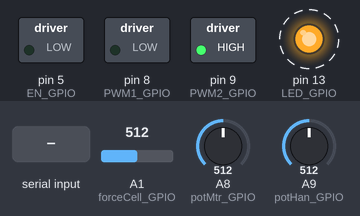
Bench run of a sketch on a simulated Arduino Mega 2560, built with avr-gcc and run on an emulated ATmega2560. Parts: switched loads named in the sketch (green lamp = pin HIGH), output pins drawn as LEDs (lit = HIGH). Dashed ring = blinking. The inputs (shaded band) are chosen by the test bench; at power-on: A1 (forceCell_GPIO) = 512, A8 (potMtr_GPIO) = 512, A9 (potHan_GPIO) = 512. What the sketch prints to the serial monitor is not drawn.

Above: at 1.2 s.
1.3 s: "30,150\n" received over Serial
At 1.8 s:
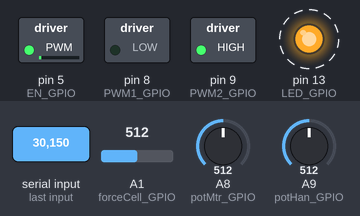
4.3 s: "1023\n" received over Serial
At 5.17 s:
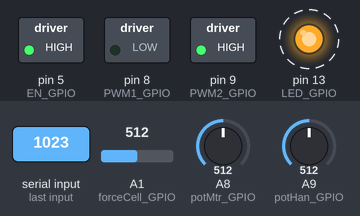
Timing chart, 0 to 16.8 s (numbered marks = the images above; inputs shaded):
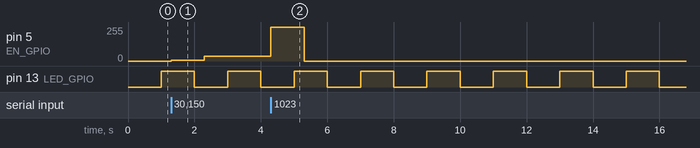

Measured:
- after the input at 1.3 s, pin 5 (EN_GPIO): 0/255 → 7/255 at once, → 37/255 1.0 s later
- after the input at 4.3 s, pin 5 (EN_GPIO): 37/255 → 255/255 at once, → 0/255 1.0 s later
- by itself, pin 13 (LED_GPIO): alternates HIGH for 1.0 s and LOW for 1.0 s

The sketch:

MtrCntrl.ino
```cpp
#include "MtrCntrl.h"


/* Classes */
MotorControl mtrCntrl;
TimerFive heartBeatTimer;
TimerFour teleTimer;
TimerThree cntrlTimer;

void setup() {
  Serial.begin(115200);

  /* GPIO Set */
  pinMode(LED_GPIO, OUTPUT);
  pinMode(EN_GPIO, OUTPUT);
  pinMode(PWM2_GPIO, OUTPUT);
  pinMode(PWM1_GPIO, OUTPUT);

  // ----- Init Timers ---------//
   /* -- 1 Hz -- */
  heartBeatTimer.initialize();
  heartBeatTimer.attachInterrupt(heartBeat, HeartBeatRate);

  /* -- 500 Hz -- */
  teleTimer.initialize();
  teleTimer.attachInterrupt(teleExec, TelemetryRate);

  /* -- 1000 Hz -- */
  cntrlTimer.initialize();
  cntrlTimer.attachInterrupt(mtrExec, ControlRate);
  cntrlTimer.pwm(EN_GPIO, 0, ControlRate);

  // ----- Init Motor Controller ---------//
  mtrCntrl.Init(&cntrlTimer);
  Serial.println(" Init complete! ");

}

void loop() {

  // ----- Check for new commands via serial ---------//
  if (Serial.available()) {
    mtrCntrl.pwmCmd = Serial.parseInt();
   // numRxBytes = Serial.readBytesUntil('\n',serialBuffer,64);
  }
  //mtrCntrl.pwmCmd = 3000;
  // ----- Print data based on Timer 4 ISR ---------//
  if (printFlag == 1){
    printMe();
    printFlag = 0;
  }
}


void mtrExec()
{
    mtrCntrl.readSensor();
    mtrCntrl.execCntrl();
    mtrCntrl.updatePWM();
}


void teleExec()
{
  printFlag = 1;
 // memcpy(serialRxBuf.bytes, serialBuffer,numRxBytes);

 // if (serialRxBuf.ID == 1){
  //  mtrCntrl.pwmCmd = serialRxBuf.Data1;
  //}
}


void heartBeat()
{
  //PORTB ^= _BV(PB5);

  digitalWrite(LED_BUILTIN, !digitalRead(LED_BUILTIN));
}

void printMe()
{

    Serial.print(mtrCntrl.potMtrCnts);
    Serial.print("    ");
    Serial.print(mtrCntrl.forceCellCnts);
    Serial.print("    ");
    Serial.print(mtrCntrl.diffCounts);
    Serial.print("    ");
    Serial.println(mtrCntrl.mtrVel_rpm);


//    Serial.print("");
//    Serial.println(mtrCntrl.potHanCnts);


// if(bufferHeadIdx != bufferIdx){
  //  Serial.write(serialBuffer[bufferHeadIdx:bufferHeadIdx+8], 8);
 //   bufferHeadIdx = bufferHeadIdx +8;
 // }

}
```

MtrCntrl.h
```cpp
#ifndef MTRCNTRL_H
#define MTRCNTRL_H

#include <avr/io.h>
#include <avr/interrupt.h>
#include "Arduino.h"
#include "fastADC.h"
#include "TimerFour.h"
#include "TimerFive.h"
#include "MtrCntrlClass.h"
//#include <math.h>

/* #defines */
int ControlRate     = 1000.0;   // 1000 Hz, microseconds
float HeartBeatRate = 1e6;  // 1 Hz, microseconds
int TelemetryRate   = 2000; // 500 Hz, microseconds

int EN_GPIO         = 5;
int PWM2_GPIO       = 9;
int PWM1_GPIO       = 8;
int LED_GPIO        = 13;
int forceCell_GPIO  = A1;
int potMtr_GPIO     = A8;
int potHan_GPIO     = A9;

/*
 * tq   0
 * cnts 1023
 *
 */


/* Function Prototypes */
void teleExec();
void mtrExec();
void heartBeat();
void printMe();

/* Globals */
volatile int printFlag = 0;
int numRxBytes         = 0;
byte serialBuffer[64];

volatile int bufferHeadIdx = 0;
volatile int bufferTailIdx = 0;
volatile int bufferIdx     = 0;


/* -- Unions of Serial Buffer -- */
union {
  byte  ID;    // 1 byte
  int   Data1;  // 2 bytes
  int   Data2;  // 2 bytes
  unsigned char bytes[5];
  } serialRxBuf;

union {
  int   val1;  // 2 bytes
  int   val2;  // 2 bytes
  float val3;  // 4 bytes
  unsigned char bytes[8];
  } serialTxBuf;

  #endif
```

MtrCntrlClass.cpp
```cpp
#include "MtrCntrlClass.h"
#include <avr/io.h>
#include <avr/interrupt.h>


void MotorControl::Init(TimerThree* Timer3)
{

  _Timer3 = Timer3;
  digitalWrite(PWM2_GPIO, HIGH);
  digitalWrite(PWM1_GPIO, LOW);

  readSensor();
  pwmCmdPrev = 0;
  pwmCmd = 0;
}

void MotorControl::readSensor()
{
  potMtrCnts    = analogRead(potMtr_GPIO);
  potHanCnts    = analogRead(potHan_GPIO);
  forceCellCnts = analogRead(forceCell_GPIO);

}


void MotorControl::execCntrl()
{
    //int potMtrCntsPrev = 0;

    //pwmCmd = 4095 - forceCellCnts*4;
    int tempDiff = 0;

    sampledMtrPos = potMtrCnts;

   // Find out where we area
       curSector = ceil(sampledMtrPos / sizeSector);

       if((sampledMtrPos == 0) | (sampledMtrPos == 1023)){
          predictMode = 1;
        }

       if (predictModePrev){
        predictZone = deadzoneSizeCnt;
        }
       else{
          predictZone = 0;
        }


        if (abs(curSector - prevSector) > 1){
          predictMode = 1;
        }
        else if(((curSector - prevSector) != 1) & ((curSector - prevSector) != 0))
        {
         predictMode = 1;
        }
        else if(( abs(sampledMtrPos - potMtrCntsPrev) > WRAP_THRESHOLD) & (diffCountsPrev != 0)) // % add accel limit
        {
         predictMode = 1;
        }


        if(predictMode){
          sampledMtrPos = (potMtrCntsPrev + diffCountsPrev) % ( 1023+deadzoneSizeCnt);
          curSector = ceil(sampledMtrPos / sizeSector);
          predictZone = deadzoneSizeCnt;
        }

       // % Wrap check down
      if( (curSector == 1) && ((prevSector == 13) | (prevSector == 12 ))){
        wrapOffset = 1023 + predictZone- potMtrCntsPrev;
        diffCounts = (sampledMtrPos + wrapOffset);
       // wrapCnt = wrapCnt +1;
      }
      //% Wrap check up
      else if( ((curSector == 12) | (curSector == 13 )) & ((prevSector == 0) |  (prevSector == 1))){
        wrapOffset = 1023 + predictZone - sampledMtrPos;
        diffCounts = -(wrapOffset + potMtrCntsPrev);
       // wrapCnt = wrapCnt - 1;
      }
      else{

        tempDiff = sampledMtrPos - potMtrCntsPrev;
        diffCounts = tempDiff;
      }

    mtrVel_rpm = ((float)diffCounts)*CNTPS2RPM;
    potMtrCntsPrev = potMtrCnts;
    predictModePrev = predictMode;
    diffCountsPrev = diffCounts;
    potMtrCntsPrev = sampledMtrPos;
    prevSector = curSector;
    predictMode = 0;
}

void MotorControl::updatePWM()
{
  if (pwmCmd != pwmCmdPrev){
    pwmCmdPrev = pwmCmd;
    //printFlag = 1;
     if (pwmCmd == 0)    { // Turn off if 0
          _Timer3->setPwmDuty(EN_GPIO, 0);
        }
        else if (pwmCmd > 0) { // Positive direction
          digitalWrite(PWM2_GPIO, HIGH);
          digitalWrite(PWM1_GPIO, LOW);
          _Timer3->setPwmDuty(EN_GPIO, pwmCmd);
        }
        else if (pwmCmd < 0) { // Negative direction
          digitalWrite(PWM2_GPIO, LOW);
          digitalWrite(PWM1_GPIO, HIGH);
          _Timer3->setPwmDuty(EN_GPIO, pwmCmd);
        }
        else {
           _Timer3->setPwmDuty(EN_GPIO, 0);
        }
    }
}
```

MtrCntrlClass.h
```cpp
#include <avr/io.h>
#include <avr/interrupt.h>
#include "Arduino.h"
#include "TimerThree.h"

extern int EN_GPIO;
extern int PWM2_GPIO;
extern int PWM1_GPIO;
extern int LED_GPIO;
extern int forceCell_GPIO;
extern int potMtr_GPIO;
extern int potHan_GPIO;
extern int ControlRate;


class MotorControl
{
  public:
    // Pre Calcs
    float CNTPS2RPM = (60.0/1023.0)/(ControlRate*1.0e-6);

    // Thresholds
    int WRAP_THRESHOLD = 100;
   //


    int curSector = 0;
    int prevSector = 0;

    int mtrDir = 0;

    int sampledMtrPos = 0;
    int sizeSector = ceil(1023/12);
    int predictMode = 0;
    int predictModePrev = 0;
    int predictZone = 0;
    int deadzoneSizeCnt = 0;

    // Intermediate variables
    int wrapOffset = 0;
    int diffCounts = 0;
    int diffCountsPrev = 0;
    int diffCounts_orig = 0;
    int potMtrCntsPrev = 0;

    // ADCs counts
    volatile int potMtrCnts      = 0;
    volatile int potHanCnts      = 0;
    volatile int forceCellCnts   = 0;

    // Calculated values
    volatile float mtrVel_rpm = 0;

    // Command Variables
    int pwmCmdPrev;
    int pwmCmd;

    char printData[50];
    int printFlag = 0;
    TimerThree* _Timer3;

    // methods
    void Init(TimerThree* Timer3);
    void readSensor();
    void execCntrl();
    void updatePWM();
};

/* ---------------------------------*/
/* ----------- Timer 4--------------*/
/* ---------------------------------*/
//
//void initTimer4()
//{
//  unsigned char clockSelectBits;
//
//  TCCR4A = 0;
//  TCCR4B = 0;
//  TCNT4  = 0;
//
//  OCR4A = 15624;            //1 Hz, fclock/(prescaler * rate) - 1
//  TCCR4B |= (1 << WGM42);   // CTC mode
//  TCCR4B |= (1 << CS40) | (1 << CS42);    // 256 prescaler
//  TIMSK4 |= (1 << OCIE4A);  // enable timer compare interrupt
//
//}
/* ISR for Timer 4 */
//ISR(TIMER4_COMPA_vect)          // timer compare interrupt service routine
//{
//  printFlag = 1;
 // PORTB ^= _BV(PB5);  // Toggle pin 13
//  digitalWrite(LED_GPIO, digitalRead(LED_GPIO) ^ 1);
//}
```

TimerFive.cpp
```cpp
// (licence header left out)
#include "TimerFive.h"
             // preinstatiate

ISR(TIMER5_OVF_vect)          // interrupt service routine that wraps a user defined function supplied by attachInterrupt
{
  heartBeatTimer.isrCallback();
}

void TimerFive::initialize(long microseconds)
{
  TCCR5A = 0;                 // clear control register A
  TCCR5B = _BV(WGM53);        // set mode as phase and frequency correct pwm, stop the timer
  setPeriod(microseconds);
}

void TimerFive::setPeriod(long microseconds)
{
  long cycles = (F_CPU * microseconds) / 2000000;                                // the counter runs backwards after TOP, interrupt is at BOTTOM so divide microseconds by 2
  if(cycles < RESOLUTION)              clockSelectBits = _BV(CS50);              // no prescale, full xtal
  else if((cycles >>= 3) < RESOLUTION) clockSelectBits = _BV(CS51);              // prescale by /8
  else if((cycles >>= 3) < RESOLUTION) clockSelectBits = _BV(CS51) | _BV(CS50);  // prescale by /64
  else if((cycles >>= 2) < RESOLUTION) clockSelectBits = _BV(CS52);              // prescale by /256
  else if((cycles >>= 2) < RESOLUTION) clockSelectBits = _BV(CS52) | _BV(CS50);  // prescale by /1024
  else        cycles = RESOLUTION - 1, clockSelectBits = _BV(CS52) | _BV(CS50);  // request was out of bounds, set as maximum
  ICR5 = pwmPeriod = cycles;                                                     // ICR1 is TOP in p & f correct pwm mode
  TCCR5B &= ~(_BV(CS50) | _BV(CS51) | _BV(CS52));
  TCCR5B |= clockSelectBits;                                                     // reset clock select register
}

void TimerFive::setPwmDuty(char pin, int duty) // expects duty cycle to be 12 bit 4096 (50%=2048, 100%=4096)
{
  unsigned long dutyCycle = pwmPeriod;
  dutyCycle *= duty;
  dutyCycle >>= 12;
  if(pin == 46) {OCR5A = dutyCycle;}
  if(pin == 45) {OCR5B = dutyCycle;}
  if(pin == 44) {OCR5C = dutyCycle;}
}

void TimerFive::pwm(char pin, int duty, long microseconds)  // expects duty cycle to be 12 bit 4096 (50%=2048, 100%=4096)
{
  if(microseconds > 0) setPeriod(microseconds);

	// sets data direction register for pwm output pin
	// activates the output pin
  if(pin == 46) { DDRL |= _BV(PORTL3); TCCR5A |= _BV(COM5A1); }
  if(pin == 45) { DDRL |= _BV(PORTL4); TCCR5A |= _BV(COM5B1); }
  if(pin == 44) { DDRL |= _BV(PORTL5); TCCR5A |= _BV(COM5C1); }
  setPwmDuty(pin, duty);
  start();
}

void TimerFive::disablePwm(char pin)
{
  if(pin == 46) TCCR5A &= ~_BV(COM5A1);   // clear the bit that enables pwm on PL3
  if(pin == 45) TCCR5A &= ~_BV(COM5B1);   // clear the bit that enables pwm on PL4
  if(pin == 44) TCCR5A &= ~_BV(COM5C1);   // clear the bit that enables pwm on PL5
}

void TimerFive::attachInterrupt(void (*isr)(), long microseconds)
{
  if(microseconds > 0) setPeriod(microseconds);
  isrCallback = isr;                                       // register the user's callback with the real ISR
  TIMSK5 = _BV(TOIE5);                                     // sets the timer overflow interrupt enable bit
  sei();                                                   // ensures that interrupts are globally enabled
  start();
}

void TimerFive::detachInterrupt()
{
  TIMSK5 &= ~_BV(TOIE5);                                   // clears the timer overflow interrupt enable bit
}

void TimerFive::start()
{
  TCCR5B |= clockSelectBits;
}

void TimerFive::stop()
{
  TCCR5B &= ~(_BV(CS50) | _BV(CS51) | _BV(CS52));          // clears all clock selects bits
}

void TimerFive::restart()
{
  TCNT5 = 0;
}
```

TimerFive.h
```cpp
// (licence header left out)
#include <avr/io.h>
#include <avr/interrupt.h>

#define RESOLUTION 65536    // Timer5 is 16 bit

class TimerFive
{
  public:

    // properties
    unsigned int pwmPeriod;
    unsigned char clockSelectBits;

    // methods
    void initialize(long microseconds=1000000);
    void start();
    void stop();
    void restart();
    void pwm(char pin, int duty, long microseconds=-1);
    void disablePwm(char pin);
    void attachInterrupt(void (*isr)(), long microseconds=-1);
    void detachInterrupt();
    void setPeriod(long microseconds);
    void setPwmDuty(char pin, int duty);
    void (*isrCallback)();
};

extern TimerFive heartBeatTimer;
```

TimerFour.cpp
```cpp
// (licence header left out)
#include "TimerFour.h"


ISR(TIMER4_OVF_vect)          // interrupt service routine that wraps a user defined function supplied by attachInterrupt
{
  teleTimer.isrCallback();
}

void TimerFour::initialize(long microseconds)
{
  TCCR4A = 0;                 // clear control register A
  TCCR4B = _BV(WGM43);        // set mode as phase and frequency correct pwm, stop the timer
  setPeriod(microseconds);
}

void TimerFour::setPeriod(long microseconds)
{
  long cycles = (F_CPU * microseconds) / 2000000;                                // the counter runs backwards after TOP, interrupt is at BOTTOM so divide microseconds by 2
  if(cycles < RESOLUTION)              clockSelectBits = _BV(CS40);              // no prescale, full xtal
  else if((cycles >>= 3) < RESOLUTION) clockSelectBits = _BV(CS41);              // prescale by /8
  else if((cycles >>= 3) < RESOLUTION) clockSelectBits = _BV(CS41) | _BV(CS40);  // prescale by /64
  else if((cycles >>= 2) < RESOLUTION) clockSelectBits = _BV(CS42);              // prescale by /256
  else if((cycles >>= 2) < RESOLUTION) clockSelectBits = _BV(CS42) | _BV(CS40);  // prescale by /1024
  else        cycles = RESOLUTION - 1, clockSelectBits = _BV(CS42) | _BV(CS40);  // request was out of bounds, set as maximum
  ICR4 = pwmPeriod = cycles;                                                     // ICR1 is TOP in p & f correct pwm mode
  TCCR4B &= ~(_BV(CS40) | _BV(CS41) | _BV(CS42));
  TCCR4B |= clockSelectBits;                                                     // reset clock select register
}

void TimerFour::setPwmDuty(char pin, int duty) // expects duty cycle to be 12 bit 4096 (50%=2048, 100%=4096)
{
  unsigned long dutyCycle = pwmPeriod;
  dutyCycle *= duty;
  dutyCycle >>= 12;
  if(pin == 8) {OCR4A = dutyCycle;}
  if(pin == 7) {OCR4B = dutyCycle;}
  if(pin == 6) {OCR4C = dutyCycle;}
}

void TimerFour::pwm(char pin, int duty, long microseconds)  // expects duty cycle to be 12 bit 4096 (50%=2048, 100%=4096)
{
  if(microseconds > 0) setPeriod(microseconds);

  // sets data direction register for pwm output pin
  // activates the output pin
  if(pin == 8) { DDRL |= _BV(PORTL3); TCCR4A |= _BV(COM4A1); }
  if(pin == 7) { DDRL |= _BV(PORTL4); TCCR4A |= _BV(COM4B1); }
  if(pin == 6) { DDRL |= _BV(PORTL5); TCCR4A |= _BV(COM4C1); }
  setPwmDuty(pin, duty);
  start();
}

void TimerFour::disablePwm(char pin)
{
  if(pin == 8) TCCR4A &= ~_BV(COM4A1);   // clear the bit that enables pwm on PL4
  if(pin == 7) TCCR4A &= ~_BV(COM4B1);   // clear the bit that enables pwm on PL4
  if(pin == 6) TCCR4A &= ~_BV(COM4C1);   // clear the bit that enables pwm on PL5
}

void TimerFour::attachInterrupt(void (*isr)(), long microseconds)
{
  if(microseconds > 0) setPeriod(microseconds);
  isrCallback = isr;                                       // register the user's callback with the real ISR
  TIMSK4 = _BV(TOIE4);                                     // sets the timer overflow interrupt enable bit
  sei();                                                   // ensures that interrupts are globally enabled
  start();
}

void TimerFour::detachInterrupt()
{
  TIMSK4 &= ~_BV(TOIE4);                                   // clears the timer overflow interrupt enable bit
}

void TimerFour::start()
{
  TCCR4B |= clockSelectBits;
}

void TimerFour::stop()
{
  TCCR4B &= ~(_BV(CS40) | _BV(CS41) | _BV(CS42));          // clears all clock selects bits
}

void TimerFour::restart()
{
  TCNT4 = 0;
}
```

TimerFour.h
```cpp
// (licence header left out)
#include <avr/io.h>
#include <avr/interrupt.h>

#define RESOLUTION 65536    // Timer3 is 16 bit

class TimerFour
{
  public:

    // properties
    unsigned int pwmPeriod;
    unsigned char clockSelectBits;

    // methods
    void initialize(long microseconds=1000000);
    void start();
    void stop();
    void restart();
    void pwm(char pin, int duty, long microseconds=-1);
    void disablePwm(char pin);
    void attachInterrupt(void (*isr)(), long microseconds=-1);
    void detachInterrupt();
    void setPeriod(long microseconds);
    void setPwmDuty(char pin, int duty);
    void (*isrCallback)();
};

extern TimerFour teleTimer;
```

fastADC.h
```cpp
// (licence header left out)
#ifndef analogReadFast_H
#define analogReadFast_H

int inline analogReadFast(byte ADCpin);

#if defined(__arm__)
int inline analogReadFast(byte ADCpin)    // inline library functions must be in header
{ ADC->CTRLA.bit.ENABLE = 0;              // disable ADC
  while( ADC->STATUS.bit.SYNCBUSY == 1 ); // wait for synchronization

  int CTRLBoriginal = ADC->CTRLB.reg;
  int AVGCTRLoriginal = ADC->AVGCTRL.reg;
  int SAMPCTRLoriginal = ADC->SAMPCTRL.reg;

  ADC->CTRLB.reg &= 0b1111100011111111;          // mask PRESCALER bits
  ADC->CTRLB.reg |= ADC_CTRLB_PRESCALER_DIV64;   // divide Clock by 64
  ADC->AVGCTRL.reg = ADC_AVGCTRL_SAMPLENUM_1 |   // take 1 sample
                     ADC_AVGCTRL_ADJRES(0x00ul); // adjusting result by 0
  ADC->SAMPCTRL.reg = 0x00;                      // sampling Time Length = 0

  ADC->CTRLA.bit.ENABLE = 1;                     // enable ADC
  while(ADC->STATUS.bit.SYNCBUSY == 1);          // wait for synchronization

  int adc = analogRead(ADCpin);

  ADC->CTRLB.reg = CTRLBoriginal;
  ADC->AVGCTRL.reg = AVGCTRLoriginal;
  ADC->SAMPCTRL.reg = SAMPCTRLoriginal;

  return adc;
}
#else
int inline analogReadFast(byte ADCpin)
{ byte ADCSRAoriginal = ADCSRA;
  ADCSRA = (ADCSRA & B11111000) | 4;
  int adc = analogRead(ADCpin);
  ADCSRA = ADCSRAoriginal;
  return adc;
}
#endif
#endif
```
